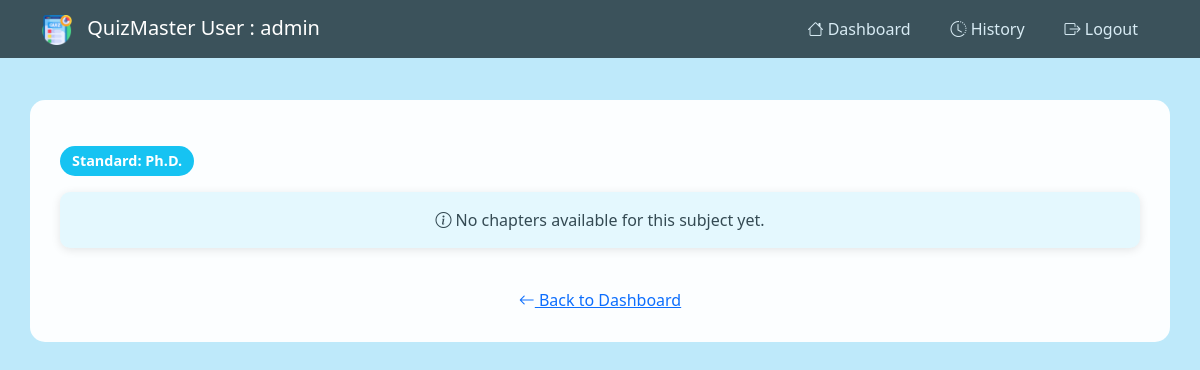
/view_user_subject/1 (signed in), run on an earlier commit of the app's database.
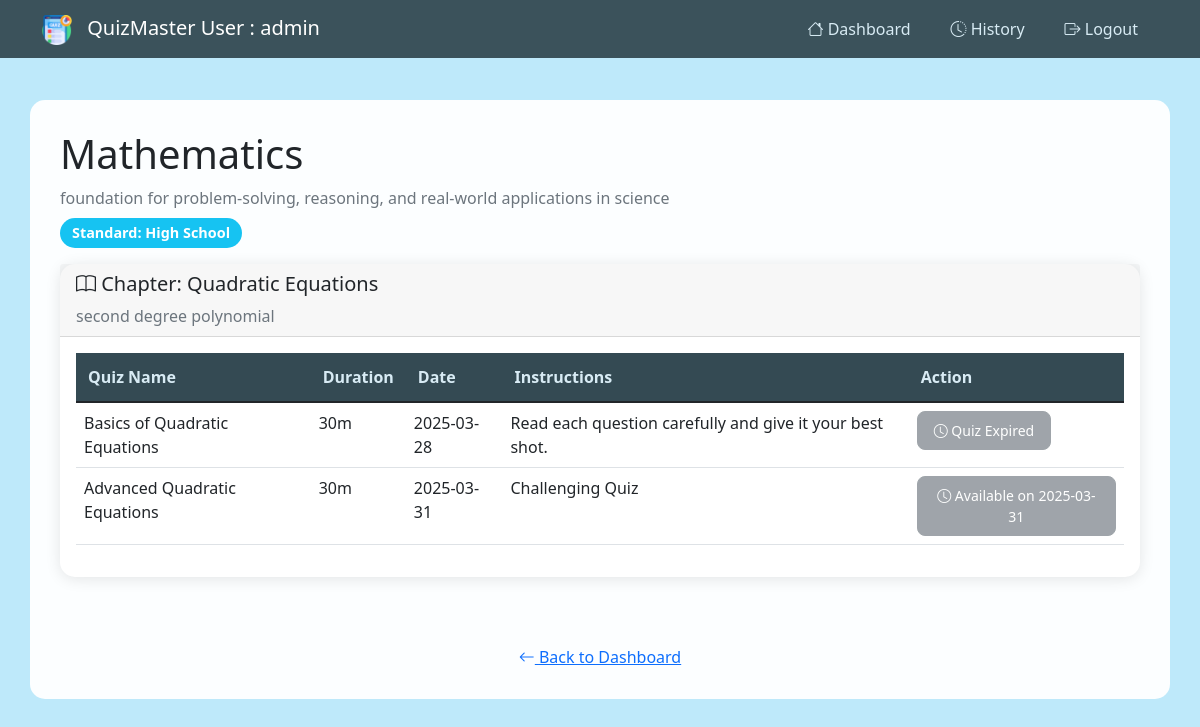
And on a later commit of the database.
### main.py (models this page shows)
class Subject(db.Model):
    id = db.Column(db.Integer, primary_key=True)
    name = db.Column(db.String(60),nullable=False)
    description = db.Column(db.String(120), nullable=False)
    sub_chapter = db.relationship('Chapter', back_populates = 'subjects',cascade = 'all, delete-orphan')
    subject_standard = db.Column(db.Integer)

class Chapter(db.Model):
    id = db.Column(db.Integer, primary_key=True)
    name = db.Column(db.String(60),nullable=False)
    description = db.Column(db.String(120), nullable=False)
    subject_id = db.Column(db.Integer, db.ForeignKey('subject.id'), nullable=False)
    subjects = db.relationship('Subject', back_populates = 'sub_chapter')
    chap_quiz = db.relationship('Quiz', back_populates = 'chapter',cascade = 'all, delete-orphan')

class Quiz(db.Model):
    id = db.Column(db.Integer, primary_key=True)
    name = db.Column(db.String(60),nullable=False)
    quiz_time_duration = db.Column(db.Integer,nullable = False)
    quiz_date = db.Column(db.Date, nullable = False)
    chapter_id = db.Column(db.Integer, db.ForeignKey('chapter.id'), nullable=False)
    feedback = db.Column(db.String(250), nullable=True)
    chapter = db.relationship('Chapter', back_populates = 'chap_quiz')
    qsns = db.relationship('Question', back_populates = 'quiz',cascade = 'all, delete-orphan')
    score = db.relationship('Scores', back_populates = 'quiz',cascade = 'all, delete-orphan')

### main.py (the view)
@app.route('/view_user_subject/<int:subject_id>')
def view_user_subject(subject_id):
    if 'user_id' not in session:
        return redirect(url_for('login'))
    user = User.query.get(session['user_id'])
    subject = Subject.query.get(subject_id)
    chapters = Chapter.query.filter_by(subject_id=subject_id).all()
    today = date.today()
    return render_template('user_subject_view.html', user=user, subject=subject, chapters=chapters,today=today)

### templates/user_subject_view.html (shortened to what the changed rows need)
<!DOCTYPE html>
<html lang="en">
<head>
    <link href="https://cdn.jsdelivr.net/npm/bootstrap@5.1.3/dist/css/bootstrap.min.css" rel="stylesheet">
    <link rel="stylesheet" href="https://cdn.jsdelivr.net/npm/bootstrap-icons@1.7.2/font/bootstrap-icons.css">
    <link rel="stylesheet" href="{{ url_for('static', filename='css/user_styles.css') }}">
</head>
<body>
    <div class="container main-content">
        <div class="dashboard-header">
            <div>
                <h1>{{ subject.name }}</h1>
                <p class="text-muted mb-0">{{ subject.description }}</p>
                <p class="badge bg-primary mt-2">
                    Standard:
                    {% if subject.subject_standard == 1 %}
                        High School
                    {% elif subject.subject_standard == 2 %}
                        Bachelor's
                    {% elif subject.subject_standard == 3 %}
                        Master's
                    {% else %}
                        Ph.D.
                    {% endif %}
                </p>
            </div>
        </div>
        <div class="row">
            {% if chapters %}
                {% for chapter in chapters %}
                <div class="col-12 mb-4">
                    <div class="card">
                        <div class="card-header">
                            <h5 class="mb-0">
                                <i class="bi bi-book"></i>
                                Chapter: {{ chapter.name }}
                            </h5>
                            <p class="text-muted mb-0 mt-2">{{ chapter.description }}</p>
                        </div>
                        <div class="card-body">
                            {% if chapter.chap_quiz %}
                                <div class="table-responsive">
                                    <table class="table table-hover">
                                        <thead>
                                            <tr>
                                                <th>Quiz Name</th>
                                                <th>Duration</th>
                                                <th>Date</th>
                                                <th>Instructions</th>
                                                <th>Action</th>
                                            </tr>
                                        </thead>
                                        <tbody>
                                            {% for quiz in chapter.chap_quiz %}
                                            <tr>
                                                <td>{{ quiz.name }}</td>
                                                <td>
                                                    {% set minutes = (quiz.quiz_time_duration | int % 60) %}
                                                    {% if minutes > 0 %}{{ minutes }}m{% endif %}
                                                </td>
                                                <td>{{ quiz.quiz_date.strftime('%Y-%m-%d') }}</td>
                                                <td>
                                                    {% if quiz.feedback %}
                                                        {{ quiz.feedback }}
                                                    {% else %}
                                                        No specific instructions
                                                    {% endif %}
                                                </td>
                                                <td>
                                                    {% if quiz.quiz_date == today %}
                                                        <a href="{{ url_for('start_quiz', quiz_id=quiz.id) }}"
                                                           class="btn btn-success btn-sm">
                                                            <i class="bi bi-play-circle"></i> Start Quiz
                                                        </a>
                                                    {% elif quiz.quiz_date < today %}
                                                        <button class="btn btn-secondary btn-sm" disabled>
                                                            <i class="bi bi-clock"></i> Quiz Expired
                                                        </button>
                                                    {% else %}
                                                        <button class="btn btn-secondary btn-sm" disabled>
                                                            <i class="bi bi-clock"></i> Available on {{ quiz.quiz_date.strftime('%Y-%m-%d') }}
                                                        </button>
                                                    {% endif %}
                                                </td>
                                            </tr>
                                            {% else %}
                                            <tr>
                                                <td colspan="5" class="text-center">No quizzes available for this chapter.</td>
                                            </tr>
                                            {% endfor %}
                                        </tbody>
                                    </table>
                                </div>
                            {% else %}
                                <p class="text-muted text-center">No quizzes available for this chapter.</p>
                            {% endif %}
                        </div>
                    </div>
                </div>
                {% endfor %}
            {% else %}
                <div class="col-12">
                    <div class="alert alert-info text-center">
                        <i class="bi bi-info-circle"></i> No chapters available for this subject yet.
                    </div>
                </div>
            {% endif %}
        </div>
    </div>
</body>
</html>

What changed in the data, as far as the page shows it:
added Subject: name "Mathematics", description "foundation for problem-solving, reasoning, and real-world applications in science"
added Chapter: name "Quadratic Equations", description "second degree polynomial"
added Quiz: name "Basics of Quadratic Equations", quiz_time_duration "30", quiz_date "2025-03-28", feedback "Read each question carefully and give it your best shot.", shows "Quiz Expired"
added Quiz: name "Advanced Quadratic Equations", quiz_time_duration "30", quiz_date "2025-03-31", feedback "Challenging Quiz"
Also different on the page:
text no longer shown: "Ph.D. No chapters available for this subject yet."
text now shown: "High School"
